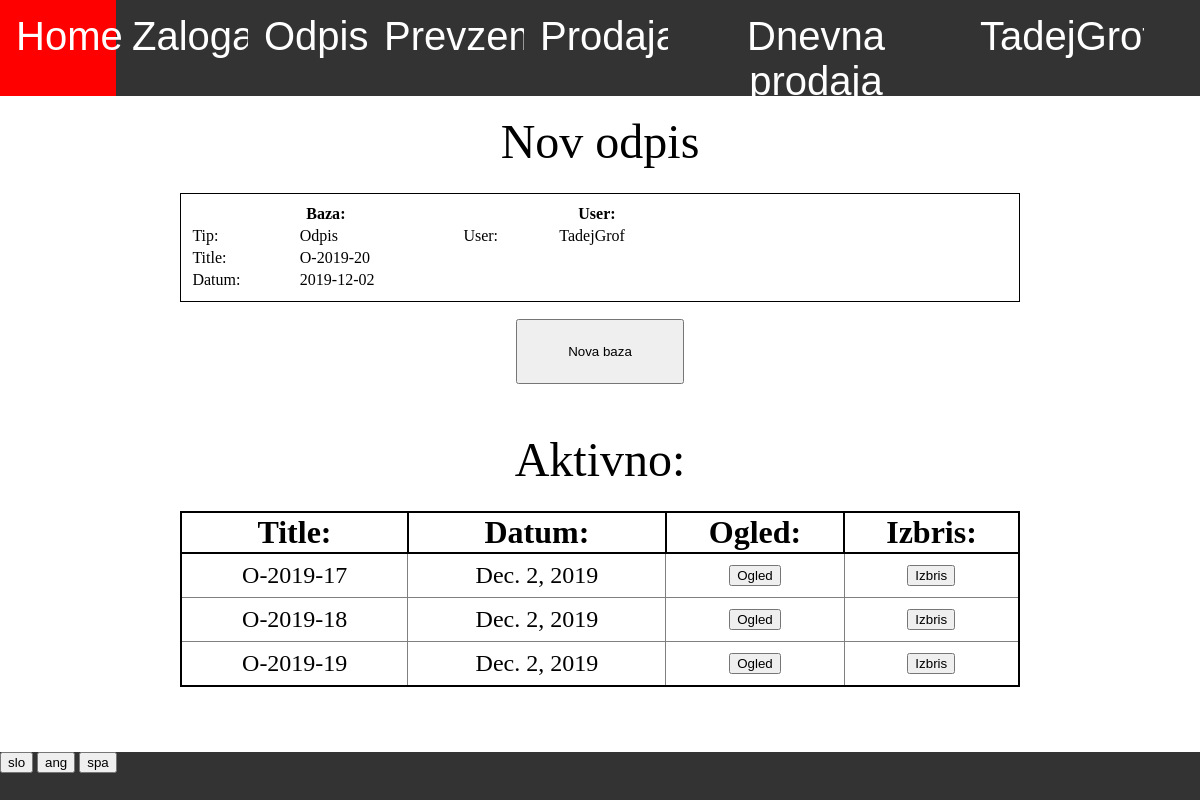
/zaloga/odpis/ (signed in), run on an earlier commit of the app's database.
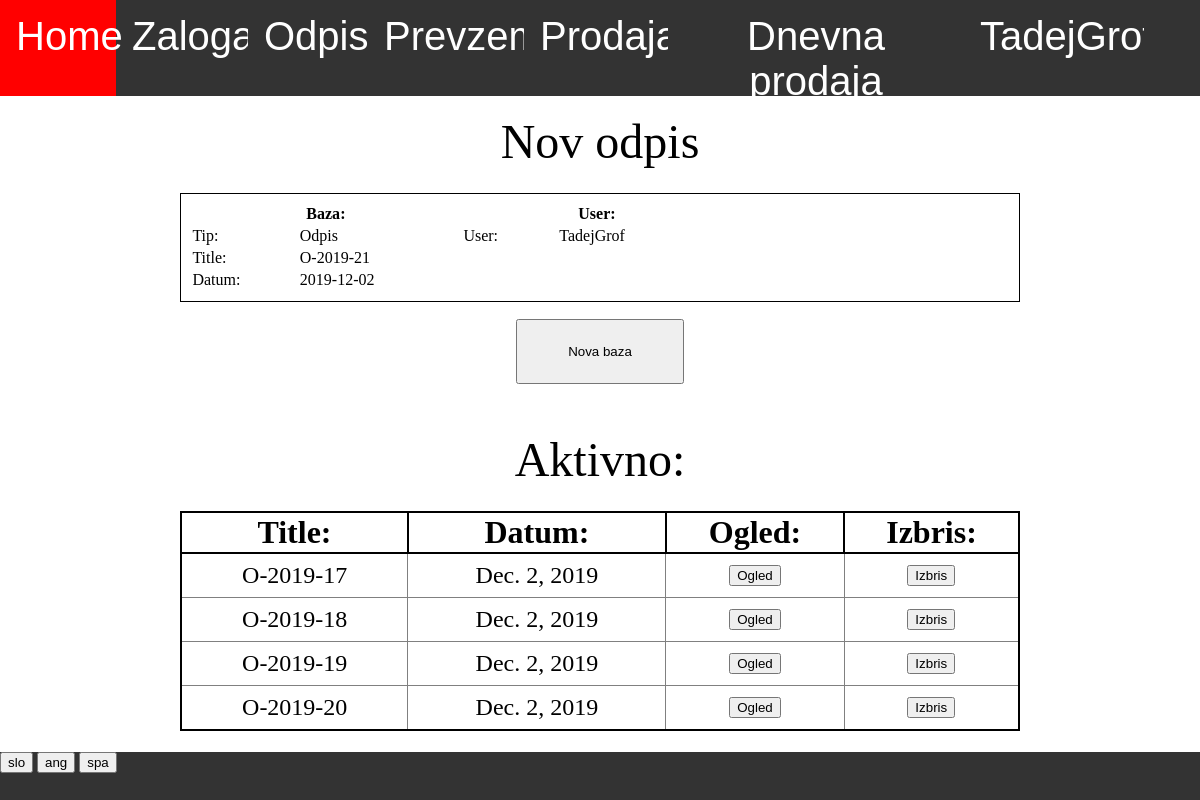
And on a later commit of the database.
### program/models.py (models this page shows, shortened)
class Program(models.Model):
    stevilo_prevzemov = models.IntegerField(default = 0)
    stevilo_odpisov = models.IntegerField(default = 0)
    stevilo_faktur = models.IntegerField(default = 0)
    stevilo_racunov = models.IntegerField(default = 0)
    stevilo_inventur = models.IntegerField(default = 0)
    def naslednji_odpis(self,delaj=False):
        if delaj:
            self.stevilo_odpisov += 1
            self.save()
            return 'O-2019-' + str(self.stevilo_odpisov)
        else:
            return 'O-2019-' + str(self.stevilo_odpisov + 1)
    @property
    def vrni_jezike(self):
        return JEZIKI

class Profil(models.Model):
    user = models.OneToOneField(User,on_delete=models.CASCADE)
    jezik =  models.CharField(default="spa",max_length=3, choices=JEZIKI)

### zaloga/models.py (models this page shows, shortened)
class Baza(models.Model):
    author = models.ForeignKey(User,default=1, on_delete=models.CASCADE)
    title = models.CharField(default="",max_length=15)
    datum = models.DateField(default=timezone.now)
    zaloga = models.ForeignKey(Zaloga, default=1 ,on_delete=models.CASCADE)
    status = models.CharField(default="aktivno",max_length=10)
    sprememba_zaloge = models.IntegerField(default = -1)
    tip = models.CharField(default="prevzem",max_length=20, choices=TIPI_BAZE)
    kontejner = models.OneToOneField(Kontejner,null=True,default=None,blank=True, on_delete=models.CASCADE)
    popust = models.IntegerField(default = None, null=True, blank=True)
    stranka = models.ForeignKey(Stranka, on_delete=models.CASCADE, default=None, null=True, blank=True)
    cas = models.TimeField(default=None,null=True,blank=True)
    dnevna_prodaja = models.ForeignKey(Dnevna_prodaja, on_delete=models.CASCADE, default=None, null=True, blank=True)

### zaloga/views.py (the view)
# urls.py: path('', views.baze , name='baze'),
@login_required
def baze(request, tip_baze):
    if request.method == "GET":
        baze = Baza.objects.filter(tip=tip_baze,status='aktivno')
        stranke = Stranka.objects.all().order_by('stevilo_kupljenih').values('pk','naziv')
        return pokazi_stran(request, 'zaloga/aktivne_baze.html', {'tip': tip_baze, 'baze':baze,'stranke':stranke})

### zaloga/models.py (called while the page is built)
    @property
    def danes(self):
        return datetime.today().strftime('%Y-%m-%d')

### zaloga/templatetags/zaloga_exstras.py (called while the page is built)
@register.filter
def keyvalue(dict, key):
    return dict[key]

### zaloga/views.py (called while the page is built)
def vrni_slovar(request):
    with open('slovar.json') as dat:
        slovar = json.load(dat)
    return slovar

def pokazi_stran(request, html, baze={}):
    slovar = {'prodaja':prodaja, 'zaloga':zaloga,'program':program,'slovar':vrni_slovar(request),'jezik':request.user.profil.jezik}
    slovar.update(baze)
    return render(request, html, slovar)

### zaloga/templates/zaloga/aktivne_baze.html (shortened to what the changed rows need)
{% extends 'program/base.html' %}
{% load zaloga_exstras %}
{% block content %}
<div class="title">
{% if tip == "prevzem" %}
    {{slovar|keyvalue:'Nov prevzem'|keyvalue:jezik}}
{% elif tip == "odpis" %}
    {{slovar|keyvalue:'Nov odpis'|keyvalue:jezik}}
{% elif tip == "inventura" %}
    {{slovar|keyvalue:'Nova inventura'|keyvalue:jezik}}
{% elif tip == "vele_prodaja" %}
    {{slovar|keyvalue:'Nova vele prodaja'|keyvalue:jezik}}
{% endif %}
</div>
<div class="okno">
    {% if tip == "prevzem" %}
        <table style="padding:1%;border:1px solid black"class="tabela_podatkov">
            <tr>
                <th width="33%" colspan="2"> {{slovar|keyvalue:'Prevzem'|keyvalue:jezik}}:</th>
                <th width="42%" colspan="2">{{slovar|keyvalue:'Kontejner'|keyvalue:jezik}}:</th>
                <th width="25%" colspan="2"> User: </th>
            </tr>
            <tr>
                <td> {{slovar|keyvalue:'Tip'|keyvalue:jezik}}: </td>
                <td> {{slovar|keyvalue:'Prevzem'|keyvalue:jezik}} </td>
                <td> {{slovar|keyvalue:'Stevilka'|keyvalue:jezik}} </td>
                <td> <input form="nova_baza" name="stevilka" type="text" required autocomplete="off"> </td>
                <td> User: </td>
                <td> {{user.username}} </td>
            </tr>
            <tr>
                <td> {{slovar|keyvalue:'Title'|keyvalue:jezik}}: </td>
                <td> {{program.naslednji_prevzem}} </td>
                <td> {{slovar|keyvalue:'Izvor'|keyvalue:jezik}}: </td>
                <td> <input form="nova_baza" name="drzava" type="text" required> </td>
            </tr>
            <tr>
                <td> {{slovar|keyvalue:'Datum'|keyvalue:jezik}}: </td>
                <td> {{zaloga.danes}} </td>
                <td> {{slovar|keyvalue:'Posiljatelj'|keyvalue:jezik}}: </td>
                <td> <input form="nova_baza" name="posiljatelj" type="text" required> </td>
            </tr>
        </table>
    {% else %}
        <table style="padding:1%;border:1px solid black"class="tabela_podatkov">
            <tr>
                <th width="33%" colspan="2">
                    {{slovar|keyvalue:'Baza'|keyvalue:jezik}}:
                </th>
                <th width="33%" colspan="2">User:</th>
                <th></th>
            </tr>
            <tr>
                <td> {{slovar|keyvalue:'Tip'|keyvalue:jezik}}: </td>
                <td>
                {% if tip == "odpis" %}
                    {{slovar|keyvalue:'Odpis'|keyvalue:jezik}}
                {% elif tip == "inventura" %}
                    {{slovar|keyvalue:'Inventura'|keyvalue:jezik}}
                {% endif %}
                </td>
                <td> User: </td>
                <td> {{user.username}} </td>
            </tr>
            <tr>
                <td> {{slovar|keyvalue:'Title'|keyvalue:jezik}}: </td>
                <td>
                {% if tip == "odpis" %}
                    {{program.naslednji_odpis}}
                {% elif tip == "inventura" %}
                    {{program.naslednja_inventura}}
                {% endif %}
                </td>
            </tr>
            <tr>
                <td> {{slovar|keyvalue:'Datum'|keyvalue:jezik}}: </td>
                <td> {{zaloga.danes}} </td>
            </tr>
        </table>
    {% endif %}
    <form id="nova_baza" action="{% url 'nova_baza' tip %}" method="POST">
        <input type="submit" value="{{slovar|keyvalue:'Nova baza'|keyvalue:jezik}}">
    </form>
</div>
<div class="title" style="margin-top:4%">
    {{slovar|keyvalue:'Aktivno'|keyvalue:jezik}}:
</div>
{% if baze.count == 0 %}
    <div class="title" style="margin-top:2%">
        {{slovar|keyvalue:'Ni aktivnih baz'|keyvalue:jezik}}
    </div>
{% else %}
    <div style="width:70%;display:inline-block;margin-top:2%" >
        <table class="tabela_vnosov">
            <tr class="header">
                <th> {{slovar|keyvalue:'Title'|keyvalue:jezik}}: </th>
                <th> {{slovar|keyvalue:'Datum'|keyvalue:jezik}}: </th>
                <th> {{slovar|keyvalue:'Ogled'|keyvalue:jezik}}: </th>
                <th> {{slovar|keyvalue:'Izbris'|keyvalue:jezik}}: </th>
            </tr>
            {% for baza in baze %}
            <tr>
                <td> {{baza.title}} </td>
                <td> {{baza.datum}} </td>
                <td class="ogled">
                    <form action="{% url 'baza' tip baza.pk %}" method="GET">
                        <input type="submit" value="{{slovar|keyvalue:'Ogled'|keyvalue:jezik}}">
                    </form>
                </td>
                <td class="izbris">
                    <form action="{% url 'izbris_baze' baza.tip baza.pk %}" method="POST">
                        <input type="submit" value="{{slovar|keyvalue:'Izbris'|keyvalue:jezik}}">
                    </form>
                </td>
            </tr>
            {% endfor %}
        </table>
    </div>
{% endif %}
{% endblock %}

### program/templates/program/base.html (shortened to what this page needs)
{% load staticfiles %}
{% load zaloga_exstras %}
<html>
    <head>
        <link rel="stylesheet" href="{% static 'css/navbar.css' %}">
        <link rel="stylesheet" href="{% static 'css/footer.css' %}">
    </head>
    <body>
        <div class="navbar">
            <a style="width:7%" href="/">Home</a>
                {% if perms.zaloga.view_zaloga %}
                <div style="width:11%" class="dropdown" id="zaloga">
                    <button class="dropbtn"> {{slovar|keyvalue:'Zaloga'|keyvalue:jezik}}
                    </button>
                </div>
                {% endif %}
                {% if perms.zaloga.view_odpis %}
                <div style="width:10%" class="dropdown" id="odpis">
                    <button class="dropbtn">{{slovar|keyvalue:'Odpis'|keyvalue:jezik}}
                    </button>
                </div>
                {% endif %}
                {% if perms.zaloga.view_prevzem %}
                <div style="width:13%" class="dropdown" id="prevzem">
                    <button class="dropbtn">{{slovar|keyvalue:'Prevzem'|keyvalue:jezik}}
                    </button>
                </div>
                {% endif %}
                {% if perms.prodaja.view_prodaja %}
                <div style="width:12%;overflow:hidden" class="dropdown" id="prodaja">
                    <button class="dropbtn" >{{slovar|keyvalue:'Prodaja'|keyvalue:jezik}}
                    </button>
                </div>
                {% endif %}
                {% if perms.prodaja.add_dnevna_prodaja %}
                <a style="width:22%" href="{% url 'dnevna_prodaja' %}">{{slovar|keyvalue:'Dnevna prodaja'|keyvalue:jezik}}</a>
                {% endif %}
                <div style="width:15%" class="dropdown" id="racun">
                    <button class="dropbtn" >{{ user.get_username }}
                    </button>
                </div>
            </div>
        <div style="width:100%;height:82%;vertical-align:top;text-align:center;overflow:auto">
            {% block content %}
            {% endblock %}
        </div>
        <div class="footer">
            {% for jezik in program.vrni_jezike %}
                <form style="display:inline-block" action="{% url 'spremeni_jezik' %}" method="POST">
                    <input type="submit" value="{{jezik.0}}">
                </form>
            {% endfor %}
        </div>
    </body>
</html>

What changed in the data, as far as the page shows it:
changed Program: naslednji_odpis "O-2019-20" → "O-2019-21"
added Baza: title "O-2019-20", datum "Dec. 2, 2019", {{ slovar|keyvalue:'Ogled'|keyvalue:jezik }} "Ogled", {{ slovar|keyvalue:'Izbris'|keyvalue:jezik }} "Izbris"
